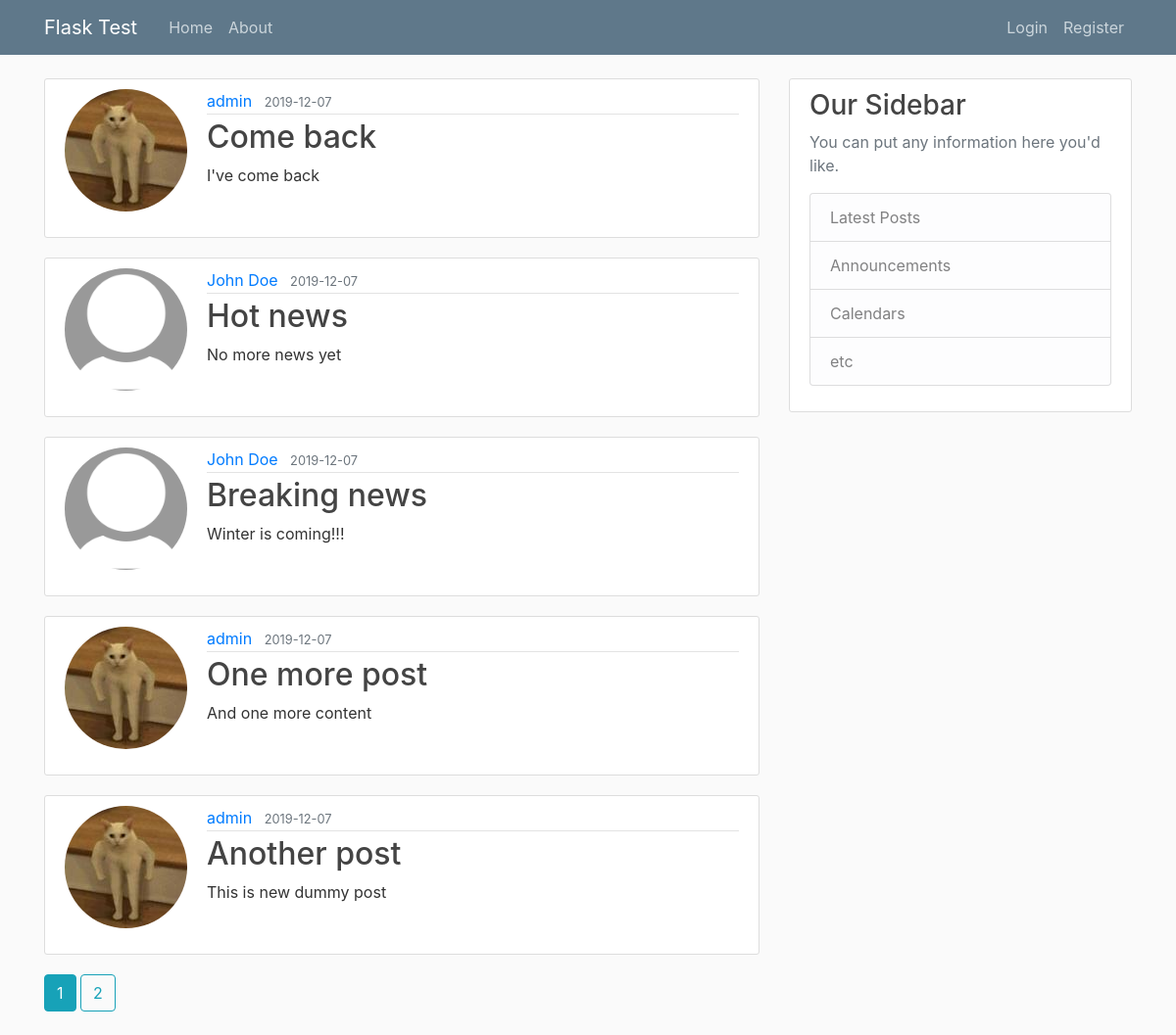
Page /home on the earlier database version.
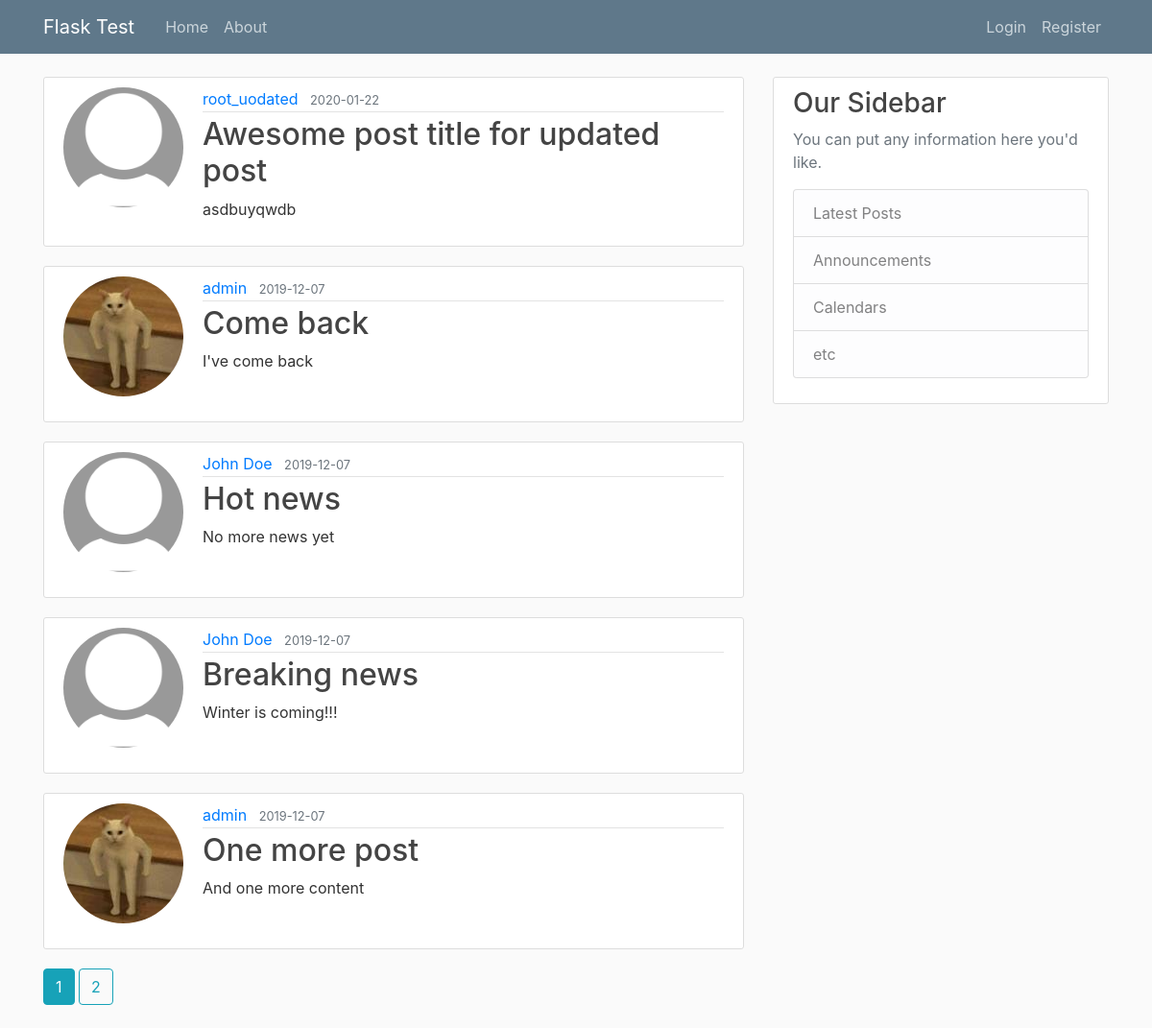
Same page on the later database version.
### flaskblog/models.py (models this page shows, shortened)
class Post(db.Model):
    id = db.Column(db.Integer, primary_key=True)
    title = db.Column(db.String(100), nullable=False)
    date_posted = db.Column(db.DateTime, nullable=False,
                            default=datetime.utcnow)
    content = db.Column(db.Text, nullable=False)
    user_id = db.Column(db.Integer, db.ForeignKey('user.id'), nullable=False)

class User(db.Model, UserMixin):
    id = db.Column(db.Integer, primary_key=True)
    username = db.Column(db.String(20), unique=True, nullable=False)
    email = db.Column(db.String(120), unique=True, nullable=False)
    image_file = db.Column(db.String(20), nullable=False,
                           default='default.jpg')
    password = db.Column(db.String(60), nullable=False)
    posts = db.relationship('Post', backref='author', lazy=True)
    about_me = db.Column(db.String(140))
    last_seen = db.Column(db.DateTime, default=datetime.utcnow)
    admin = db.Column(db.Boolean())
    notes = db.Column(db.UnicodeText)
    followed = db.relationship(
        'User', secondary=followers,
        primaryjoin=(followers.c.follower_id == id),
        secondaryjoin=(followers.c.followed_id == id),
        backref=db.backref('followers', lazy='dynamic'), lazy='dynamic')

### flaskblog/routes.py (the view)
@app.route("/")
@app.route("/home")
def home():
    page = request.args.get('page', 1, type=int)
    posts = Post.query.order_by(Post.date_posted.desc()).paginate(page=page,
                                                                  per_page=5)
    return render_template('home.html', posts=posts)

### flaskblog/routes.py (called while the page is built)
@app.before_request
def before_request():
    if current_user.is_authenticated:
        current_user.last_seen = datetime.utcnow()
        db.session.commit()

### flaskblog/templates/home.html
{% extends "layout.html" %}
{% block content %}
    {% for post in posts.items %}
        <article class="media content-section">
            <img class="rounded-circle account-img"
                 src="{{ url_for('static', filename='profile_pics/' + post.author.image_file.replace('\\', '/')) }}">
            <div class="media-body">
                <div class="article-metadata">
                    <a class="mr-2" href="#">{{ post.author.username }}</a>
                    <small class="text-muted">{{ post.date_posted.strftime('%Y-%m-%d') }}</small>
                </div>
                <h2><a class="article-title"
                       href="{{ url_for('post', post_id=post.id) }}">{{ post.title }}</a>
                </h2>
                <p class="article-content">{{ post.content }}</p>
            </div>
        </article>
    {% endfor %}
    {% for page_num in posts.iter_pages(left_edge=1, right_edge=1, left_current=1, right_current=2) %}
        {% if page_num %}
            {% if posts.page == page_num %}
                <a class="btn btn-info mb-4"
                   href="{{ url_for('home', page=page_num) }}">{{ page_num }}</a>
            {% else %}
                <a class="btn btn-outline-info mb-4"
                   href="{{ url_for('home', page=page_num) }}">{{ page_num }}</a>
            {% endif %}
        {% else %}
            ...
        {% endif %}
    {% endfor %}
{% endblock content %}

### flaskblog/templates/layout.html (shortened to what this page needs)
<!DOCTYPE html>
<html>
<head>
    <link rel="stylesheet"
          href="https://maxcdn.bootstrapcdn.com/bootstrap/4.0.0/css/bootstrap.min.css"
>
    <link rel="stylesheet" type="text/css"
          href="{{ url_for('static', filename='main.css') }}">
</head>
<body>
<header class="site-header">
    <nav class="navbar navbar-expand-md navbar-dark bg-steel fixed-top">
        <div class="container">
            <a class="navbar-brand mr-4" href="/">Flask Test</a>
            <div class="collapse navbar-collapse" id="navbarToggle">
                <div class="navbar-nav mr-auto">
                    <a class="nav-item nav-link" href="{{ url_for('home') }}">Home</a>
                    <a class="nav-item nav-link" href="{{ url_for('about') }}">About</a>
                </div>
                <div class="navbar-nav">
                    {% if current_user.is_authenticated %}
                        <a class="nav-item nav-link"
                           href="{{ url_for('new_post') }}">New Post</a>
                        <a class="nav-item nav-link"
                           href="{{ url_for('account') }}">Account</a>
                        <a class="nav-item nav-link"
                           href="{{ url_for('user', username=current_user.username) }}">Profile</a>
                        <a class="nav-item nav-link"
                           href="{{ url_for('home_admin') }}">Admin</a>
                        <a class="nav-item nav-link"
                           href="{{ url_for('logout') }}">Logout</a>
                    {% else %}
                        <a class="nav-item nav-link"
                           href="{{ url_for('login') }}">Login</a>
                        <a class="nav-item nav-link"
                           href="{{ url_for('register') }}">Register</a>
                    {% endif %}
                </div>
            </div>
        </div>
    </nav>
</header>
<main role="main" class="container">
    <div class="row">
        <div class="col-md-8">
            {% block content %}{% endblock %}
        </div>
        <div class="col-md-4">
            <div class="content-section">
                <h3>Our Sidebar</h3>
                <p class='text-muted'>You can put any information here you'd
                    like.
                <ul class="list-group">
                    <li class="list-group-item list-group-item-light">Latest
                        Posts
                    </li>
                    <li class="list-group-item list-group-item-light">
                        Announcements
                    </li>
                    <li class="list-group-item list-group-item-light">
                        Calendars
                    </li>
                    <li class="list-group-item list-group-item-light">etc</li>
                </ul>
                </p>
            </div>
        </div>
    </div>
</main>
</body>
</html>

### flaskblog/static/main.css (style rules this page uses)
body { background: #fafafa; color: #333333; margin-top: 5rem; }
h1, h2, h3, h4, h5, h6 { color: #444444; }
.bg-steel { background-color: #5f788a; }
.site-header .navbar-nav .nav-link { color: #cbd5db; }
.content-section { background: #ffffff; padding: 10px 20px; border: 1px solid #dddddd; border-radius: 3px; margin-bottom: 20px; }
.article-title { color: #444444; }
.article-content { white-space: pre-line; }
.article-metadata { padding-bottom: 1px; margin-bottom: 4px; border-bottom: 1px solid #e3e3e3 }
.account-img { height: 125px; width: 125px; margin-right: 20px; margin-bottom: 16px; }

Differences in the rows shown:
no longer on this page (row unchanged): Post: author.username "admin", date_posted "2019-12-07", title "Another post", content "This is new dummy post"
added Post: image_file (placeholder picture), author.username "root_uodated", date_posted "2020-01-22", title "Awesome post title for updated post", content "asdbuyqwdb"
